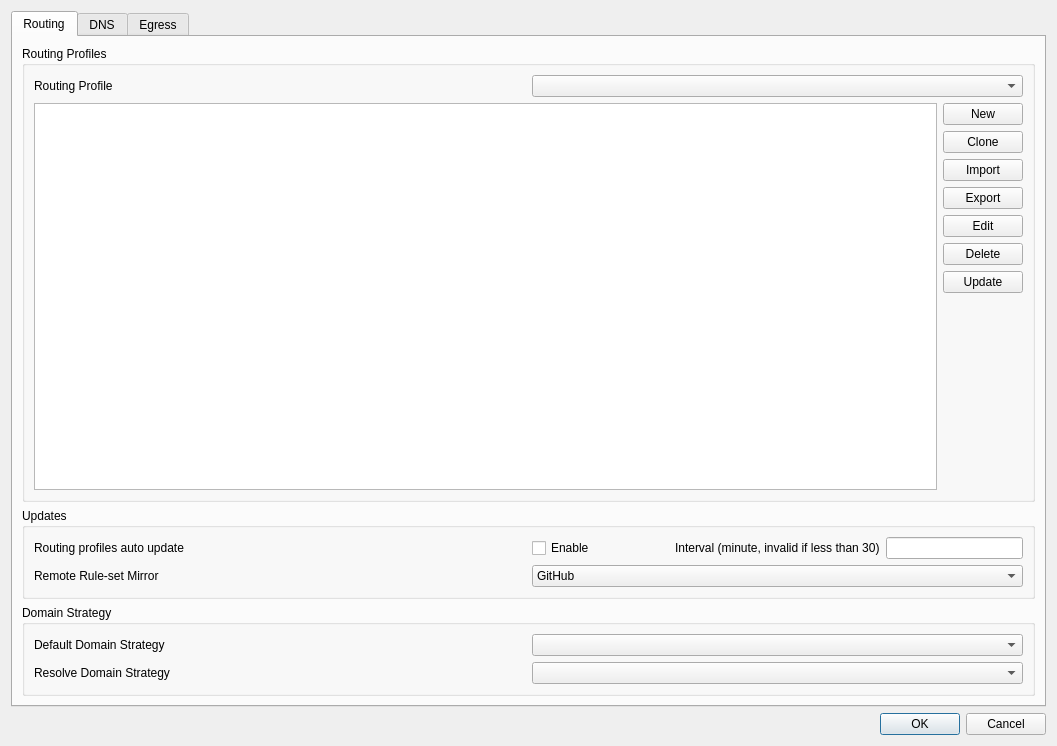
<?xml version="1.0" encoding="UTF-8"?>
<ui version="4.0">
 <class>DialogManageRoutes</class>
 <widget class="QDialog" name="DialogManageRoutes">
  <property name="geometry">
   <rect>
    <x>0</x>
    <y>0</y>
    <width>1057</width>
    <height>600</height>
   </rect>
  </property>
  <property name="windowTitle">
   <string>Routing Settings</string>
  </property>
  <layout class="QVBoxLayout" name="verticalLayout">
   <item>
    <widget class="QTabWidget" name="tabWidget">
     <property name="currentIndex">
      <number>0</number>
     </property>
     <widget class="QWidget" name="tab_routing">
      <attribute name="title">
       <string>Routing</string>
      </attribute>
      <layout class="QVBoxLayout" name="routing_page_layout">
       <item>
        <widget class="QGroupBox" name="route_profiles_box">
         <property name="title">
          <string>Routing Profiles</string>
         </property>
         <layout class="QGridLayout" name="route_profiles_layout">
          <item row="0" column="0">
           <widget class="QLabel" name="route_prof_l">
            <property name="text">
             <string>Routing Profile</string>
            </property>
            <property name="buddy">
             <cstring>route_prof</cstring>
            </property>
           </widget>
          </item>
          <item row="0" column="1">
           <widget class="QComboBox" name="route_prof"/>
          </item>
          <item row="1" column="0" colspan="2">
           <layout class="QHBoxLayout" name="route_profiles_row">
            <item>
             <widget class="QListWidget" name="route_profiles"/>
            </item>
            <item>
             <layout class="QVBoxLayout" name="route_buttons">
              <item>
               <widget class="QPushButton" name="new_route">
                <property name="text">
                 <string>New</string>
                </property>
               </widget>
              </item>
              <item>
               <widget class="QPushButton" name="clone_route">
                <property name="text">
                 <string>Clone</string>
                </property>
               </widget>
              </item>
              <item>
               <widget class="QPushButton" name="import_route">
                <property name="text">
                 <string>Import</string>
                </property>
               </widget>
              </item>
              <item>
               <widget class="QPushButton" name="export_route">
                <property name="text">
                 <string>Export</string>
                </property>
               </widget>
              </item>
              <item>
               <widget class="QPushButton" name="edit_route">
                <property name="text">
                 <string>Edit</string>
                </property>
               </widget>
              </item>
              <item>
               <widget class="QPushButton" name="delete_route">
                <property name="text">
                 <string>Delete</string>
                </property>
               </widget>
              </item>
              <item>
               <widget class="QPushButton" name="update_route">
                <property name="toolTip">
                 <string>Update the selected remote routing profile, or all of them</string>
                </property>
                <property name="text">
                 <string>Update</string>
                </property>
               </widget>
              </item>
              <item>
               <spacer name="route_buttons_spacer">
                <property name="orientation">
                 <enum>Qt::Orientation::Vertical</enum>
                </property>
                <property name="sizeHint" stdset="0">
                 <size>
                  <width>20</width>
                  <height>0</height>
                 </size>
                </property>
               </spacer>
              </item>
             </layout>
            </item>
           </layout>
          </item>
         </layout>
        </widget>
       </item>
       <item>
        <widget class="QGroupBox" name="route_updates_box">
         <property name="uiLevel" stdset="0">
          <string notr="true">advanced</string>
         </property>
         <property name="title">
          <string>Updates</string>
         </property>
         <layout class="QGridLayout" name="route_updates_layout">
          <item row="0" column="0">
           <widget class="QLabel" name="label_route_auto_update">
            <property name="uiLevel" stdset="0">
             <string notr="true">advanced</string>
            </property>
            <property name="sizePolicy">
             <sizepolicy hsizetype="Preferred" vsizetype="Maximum">
              <horstretch>0</horstretch>
              <verstretch>0</verstretch>
             </sizepolicy>
            </property>
            <property name="text">
             <string>Routing profiles auto update</string>
            </property>
           </widget>
          </item>
          <item row="0" column="1">
           <layout class="QHBoxLayout" name="horizontalLayout_route_auto_update">
            <item>
             <widget class="QCheckBox" name="route_auto_update_enable">
              <property name="uiLevel" stdset="0">
               <string notr="true">advanced</string>
              </property>
              <property name="sizePolicy">
               <sizepolicy hsizetype="Minimum" vsizetype="Fixed">
                <horstretch>0</horstretch>
                <verstretch>0</verstretch>
               </sizepolicy>
              </property>
              <property name="text">
               <string>Enable</string>
              </property>
             </widget>
            </item>
            <item>
             <widget class="QLabel" name="label_route_auto_update_interval">
              <property name="uiLevel" stdset="0">
               <string notr="true">advanced</string>
              </property>
              <property name="text">
               <string>Interval (minute, invalid if less than 30)</string>
              </property>
             </widget>
            </item>
            <item>
             <widget class="QLineEdit" name="route_auto_update">
              <property name="uiLevel" stdset="0">
               <string notr="true">advanced</string>
              </property>
              <property name="sizePolicy">
               <sizepolicy hsizetype="Preferred" vsizetype="Fixed">
                <horstretch>0</horstretch>
                <verstretch>0</verstretch>
               </sizepolicy>
              </property>
             </widget>
            </item>
           </layout>
          </item>
          <item row="1" column="0">
           <widget class="QLabel" name="ruleset_mirror_l">
            <property name="uiLevel" stdset="0">
             <string notr="true">advanced</string>
            </property>
            <property name="text">
             <string>Remote Rule-set Mirror</string>
            </property>
            <property name="buddy">
             <cstring>ruleset_mirror</cstring>
            </property>
           </widget>
          </item>
          <item row="1" column="1">
           <widget class="QComboBox" name="ruleset_mirror">
            <property name="uiLevel" stdset="0">
             <string notr="true">advanced</string>
            </property>
            <item>
             <property name="text">
              <string>GitHub</string>
             </property>
            </item>
            <item>
             <property name="text">
              <string>jsDelivr(Cloudflare)</string>
             </property>
            </item>
            <item>
             <property name="text">
              <string>jsDelivr(Gcore)</string>
             </property>
            </item>
            <item>
             <property name="text">
              <string>jsDelivr(Quantil)</string>
             </property>
            </item>
            <item>
             <property name="text">
              <string>jsDelivr(Fastly)</string>
             </property>
            </item>
            <item>
             <property name="text">
              <string>jsDelivr(CDN)</string>
             </property>
            </item>
           </widget>
          </item>
         </layout>
        </widget>
       </item>
       <item>
        <widget class="QGroupBox" name="domain_strategy_box">
         <property name="uiLevel" stdset="0">
          <string notr="true">advanced</string>
         </property>
         <property name="title">
          <string>Domain Strategy</string>
         </property>
         <layout class="QGridLayout" name="domain_strategy_layout">
          <item row="0" column="0">
           <widget class="QLabel" name="label_3">
            <property name="uiLevel" stdset="0">
             <string notr="true">advanced</string>
            </property>
            <property name="toolTip">
             <string>&lt;html&gt;&lt;head/&gt;&lt;body&gt;&lt;p&gt;Used as default strategy when resolving outbound/dns server Domain addresses&lt;/p&gt;&lt;/body&gt;&lt;/html&gt;</string>
            </property>
            <property name="text">
             <string>Default Domain Strategy</string>
            </property>
            <property name="buddy">
             <cstring>default_domain_strategy</cstring>
            </property>
           </widget>
          </item>
          <item row="0" column="1">
           <widget class="QComboBox" name="default_domain_strategy">
            <property name="uiLevel" stdset="0">
             <string notr="true">advanced</string>
            </property>
            <property name="editable">
             <bool>false</bool>
            </property>
           </widget>
          </item>
          <item row="1" column="0">
           <widget class="QLabel" name="label_6">
            <property name="uiLevel" stdset="0">
             <string notr="true">advanced</string>
            </property>
            <property name="toolTip">
             <string>&lt;html&gt;&lt;head/&gt;&lt;body&gt;&lt;p&gt;If not empty, resolves domains in requests according to the strategy&lt;/p&gt;&lt;/body&gt;&lt;/html&gt;</string>
            </property>
            <property name="text">
             <string>Resolve Domain Strategy</string>
            </property>
            <property name="buddy">
             <cstring>domainStrategyCombo</cstring>
            </property>
           </widget>
          </item>
          <item row="1" column="1">
           <widget class="QComboBox" name="domainStrategyCombo">
            <property name="uiLevel" stdset="0">
             <string notr="true">advanced</string>
            </property>
            <property name="editable">
             <bool>false</bool>
            </property>
           </widget>
          </item>
         </layout>
        </widget>
       </item>
      </layout>
     </widget>
     <widget class="QWidget" name="tab_dns">
      <attribute name="title">
       <string>DNS</string>
      </attribute>
      <layout class="QVBoxLayout" name="verticalLayout_4">
       <item>
        <widget class="QGroupBox" name="simple_dns_box">
         <property name="title">
          <string>Servers</string>
         </property>
         <layout class="QGridLayout" name="gridLayout">
          <item row="0" column="0">
           <widget class="QLabel" name="dns_final_out_l">
            <property name="text">
             <string>Default DNS server</string>
            </property>
            <property name="buddy">
             <cstring>dns_final_out</cstring>
            </property>
           </widget>
          </item>
          <item row="0" column="1">
           <layout class="QHBoxLayout" name="horizontalLayout_3">
            <item>
             <widget class="QComboBox" name="dns_final_out">
              <item>
               <property name="text">
                <string notr="true">remote</string>
               </property>
              </item>
              <item>
               <property name="text">
                <string notr="true">direct</string>
               </property>
              </item>
             </widget>
            </item>
            <item>
             <spacer name="dns_final_out_spacer">
              <property name="orientation">
               <enum>Qt::Orientation::Horizontal</enum>
              </property>
              <property name="sizeHint" stdset="0">
               <size>
                <width>40</width>
                <height>20</height>
               </size>
              </property>
             </spacer>
            </item>
           </layout>
          </item>
          <item row="1" column="0" alignment="Qt::AlignmentFlag::AlignTop">
           <widget class="QLabel" name="label_9">
            <property name="toolTip">
             <string>&lt;html&gt;&lt;head/&gt;&lt;body&gt;&lt;p&gt;examples:&lt;br/&gt;tls://8.8.8.8&lt;br/&gt;https://domain/path&lt;/p&gt;&lt;p&gt;tcp://8.8.8.8:1234&lt;/p&gt;&lt;p&gt;dhcp://auto&lt;/p&gt;&lt;p&gt;h3://domain/path&lt;/p&gt;&lt;p&gt;quic://domain:4632&lt;/p&gt;&lt;p&gt;etc&lt;/p&gt;&lt;/body&gt;&lt;/html&gt;</string>
            </property>
            <property name="text">
             <string>Remote DNS</string>
            </property>
            <property name="buddy">
             <cstring>remote_dns</cstring>
            </property>
           </widget>
          </item>
          <item row="1" column="1">
           <layout class="QVBoxLayout" name="remote_dns_layout">
            <item>
             <widget class="DnsServerListEdit" name="remote_dns"/>
            </item>
            <item>
             <widget class="QCheckBox" name="remote_dns_disable_ipv6">
              <property name="uiLevel" stdset="0">
               <string notr="true">advanced</string>
              </property>
              <property name="toolTip">
               <string>Answer AAAA queries sent to this server with an empty result.</string>
              </property>
              <property name="text">
               <string>Disable IPv6</string>
              </property>
             </widget>
            </item>
           </layout>
          </item>
          <item row="2" column="0" alignment="Qt::AlignmentFlag::AlignTop">
           <widget class="QLabel" name="label_8">
            <property name="toolTip">
             <string>This is especially important and it is recommended to use the default value of &quot;localhost&quot;.
If the default value does not work, try changing it to &quot;223.5.5.5&quot;.
For more information, see the document &quot;Configuration/DNS&quot;.</string>
            </property>
            <property name="text">
             <string>Direct DNS</string>
            </property>
            <property name="buddy">
             <cstring>direct_dns</cstring>
            </property>
           </widget>
          </item>
          <item row="2" column="1">
           <layout class="QVBoxLayout" name="direct_dns_layout">
            <item>
             <widget class="DnsServerListEdit" name="direct_dns"/>
            </item>
            <item>
             <widget class="QCheckBox" name="direct_dns_disable_ipv6">
              <property name="uiLevel" stdset="0">
               <string notr="true">advanced</string>
              </property>
              <property name="toolTip">
               <string>Answer AAAA queries sent to this server with an empty result.</string>
              </property>
              <property name="text">
               <string>Disable IPv6</string>
              </property>
             </widget>
            </item>
           </layout>
          </item>
          <item row="3" column="0">
           <widget class="QLabel" name="label_2">
            <property name="uiLevel" stdset="0">
             <string notr="true">advanced</string>
            </property>
            <property name="toolTip">
             <string>&lt;html&gt;&lt;head/&gt;&lt;body&gt;&lt;p&gt;Local DNS can not be used in some configurations, you will have to set an ip here to be used as local dns in such situations&lt;/p&gt;&lt;/body&gt;&lt;/html&gt;</string>
            </property>
            <property name="text">
             <string>Resolver for DNS server names</string>
            </property>
            <property name="buddy">
             <cstring>local_override</cstring>
            </property>
           </widget>
          </item>
          <item row="3" column="1">
           <widget class="QLineEdit" name="local_override">
            <property name="uiLevel" stdset="0">
             <string notr="true">advanced</string>
            </property>
           </widget>
          </item>
         </layout>
        </widget>
       </item>
       <item>
        <widget class="QGroupBox" name="dns_resolution_box">
         <property name="uiLevel" stdset="0">
          <string notr="true">advanced</string>
         </property>
         <property name="title">
          <string>Resolution</string>
         </property>
         <layout class="QGridLayout" name="dns_resolution_layout">
          <item row="0" column="0">
           <widget class="QCheckBox" name="enable_dns_routing">
            <property name="uiLevel" stdset="0">
             <string notr="true">advanced</string>
            </property>
            <property name="toolTip">
             <string>&lt;html&gt;&lt;head/&gt;&lt;body&gt;&lt;p&gt;When enabled, domains destined for direct outbound will also be resolved using direct dns&lt;/p&gt;&lt;/body&gt;&lt;/html&gt;</string>
            </property>
            <property name="text">
             <string>Enable DNS Routing</string>
            </property>
           </widget>
          </item>
          <item row="1" column="0">
           <widget class="QCheckBox" name="respect_hosts">
            <property name="uiLevel" stdset="0">
             <string notr="true">advanced</string>
            </property>
            <property name="toolTip">
             <string>&lt;html&gt;&lt;head/&gt;&lt;body&gt;&lt;p&gt;Answer A/AAAA queries from the system hosts file before consulting any DNS server. Only domains actually listed in the file are affected.&lt;/p&gt;&lt;/body&gt;&lt;/html&gt;</string>
            </property>
            <property name="text">
             <string>Respect Hosts File</string>
            </property>
           </widget>
          </item>
          <item row="2" column="0">
           <layout class="QHBoxLayout" name="horizontalLayout_6">
            <item>
             <widget class="QCheckBox" name="enable_fakeip">
              <property name="uiLevel" stdset="0">
               <string notr="true">advanced</string>
              </property>
              <property name="text">
               <string>Enable FakeIP</string>
              </property>
             </widget>
            </item>
            <item>
             <widget class="QCheckBox" name="fakeip_disable_ipv6">
              <property name="uiLevel" stdset="0">
               <string notr="true">advanced</string>
              </property>
              <property name="toolTip">
               <string>Hand out no fake IPv6 addresses; AAAA queries are answered empty.</string>
              </property>
              <property name="text">
               <string>FakeIP Disable IPv6</string>
              </property>
             </widget>
            </item>
            <item>
             <spacer name="fakeip_spacer">
              <property name="orientation">
               <enum>Qt::Orientation::Horizontal</enum>
              </property>
              <property name="sizeHint" stdset="0">
               <size>
                <width>40</width>
                <height>20</height>
               </size>
              </property>
             </spacer>
            </item>
           </layout>
          </item>
          <item row="3" column="0" alignment="Qt::AlignmentFlag::AlignLeft">
           <widget class="QPushButton" name="predefined_dns">
            <property name="uiLevel" stdset="0">
             <string notr="true">advanced</string>
            </property>
            <property name="sizePolicy">
             <sizepolicy hsizetype="Maximum" vsizetype="Fixed">
              <horstretch>0</horstretch>
              <verstretch>0</verstretch>
             </sizepolicy>
            </property>
            <property name="text">
             <string>Predefined Answers</string>
            </property>
           </widget>
          </item>
         </layout>
        </widget>
       </item>
       <item>
        <widget class="QGroupBox" name="groupBox">
         <property name="uiLevel" stdset="0">
          <string notr="true">advanced</string>
         </property>
         <property name="sizePolicy">
          <sizepolicy hsizetype="Preferred" vsizetype="Maximum">
           <horstretch>0</horstretch>
           <verstretch>0</verstretch>
          </sizepolicy>
         </property>
         <property name="title">
          <string>Advanced</string>
         </property>
         <layout class="QVBoxLayout" name="verticalLayout_5">
          <item>
           <widget class="QPushButton" name="dns_advanced">
            <property name="sizePolicy">
             <sizepolicy hsizetype="Expanding" vsizetype="Fixed">
              <horstretch>0</horstretch>
              <verstretch>0</verstretch>
             </sizepolicy>
            </property>
            <property name="toolTip">
             <string>&lt;html&gt;&lt;head/&gt;&lt;body&gt;&lt;p&gt;Cache behaviour, optimistic cache and query timeout.&lt;/p&gt;&lt;/body&gt;&lt;/html&gt;</string>
            </property>
            <property name="text">
             <string>Advanced Settings</string>
            </property>
           </widget>
          </item>
          <item>
           <layout class="QHBoxLayout" name="horizontalLayout_4">
            <item>
             <widget class="QCheckBox" name="use_dns_object">
              <property name="text">
               <string>Use Custom DNS Object</string>
              </property>
             </widget>
            </item>
            <item>
             <widget class="QPushButton" name="dns_object_edit">
              <property name="sizePolicy">
               <sizepolicy hsizetype="Expanding" vsizetype="Fixed">
                <horstretch>0</horstretch>
                <verstretch>0</verstretch>
               </sizepolicy>
              </property>
              <property name="text">
               <string>Edit DNS Object</string>
              </property>
             </widget>
            </item>
           </layout>
          </item>
         </layout>
        </widget>
       </item>
       <item>
        <spacer name="dns_bottom_spacer">
         <property name="orientation">
          <enum>Qt::Vertical</enum>
         </property>
         <property name="sizeHint" stdset="0">
          <size>
           <width>20</width>
           <height>0</height>
          </size>
         </property>
        </spacer>
       </item>
      </layout>
     </widget>
     <widget class="QWidget" name="tab_egress">
      <attribute name="title">
       <string>Egress</string>
      </attribute>
      <layout class="QVBoxLayout" name="egress_page_layout">
       <item>
        <widget class="QGroupBox" name="egress_box">
         <property name="title">
          <string>Exit through</string>
         </property>
         <layout class="QGridLayout" name="egress_box_layout">
          <item row="0" column="0">
           <layout class="QVBoxLayout" name="exit_server_option">
            <property name="spacing">
             <number>2</number>
            </property>
            <item>
             <widget class="QRadioButton" name="exit_server">
              <property name="text">
               <string>Selected server</string>
              </property>
             </widget>
            </item>
            <item>
             <widget class="QLabel" name="exit_server_hint">
              <property name="text">
               <string>Traffic leaves through the server you started.</string>
              </property>
              <property name="wordWrap">
               <bool>true</bool>
              </property>
              <property name="colorRole" stdset="0">
               <string notr="true">muted</string>
              </property>
             </widget>
            </item>
           </layout>
          </item>
          <item row="1" column="0">
           <layout class="QVBoxLayout" name="enable_warp_option">
            <property name="spacing">
             <number>2</number>
            </property>
            <item>
             <widget class="QRadioButton" name="enable_warp">
              <property name="toolTip">
               <string>&lt;html&gt;&lt;head/&gt;&lt;body&gt;&lt;p&gt;Enables the following config to be used as egress, useful for bypassing services restrciting non-warp VPNs&lt;/p&gt;&lt;/body&gt;&lt;/html&gt;</string>
              </property>
              <property name="text">
               <string notr="true">Cloudflare WARP</string>
              </property>
             </widget>
            </item>
            <item>
             <widget class="QLabel" name="enable_warp_hint">
              <property name="text">
               <string>WARP runs over the selected server.</string>
              </property>
              <property name="wordWrap">
               <bool>true</bool>
              </property>
              <property name="colorRole" stdset="0">
               <string notr="true">muted</string>
              </property>
             </widget>
            </item>
           </layout>
          </item>
          <item row="2" column="0">
           <layout class="QVBoxLayout" name="enable_tor_option">
            <property name="spacing">
             <number>2</number>
            </property>
            <item>
             <widget class="QRadioButton" name="enable_tor">
              <property name="toolTip">
               <string>Sends proxied traffic out through Tor, over the selected server. TCP only.</string>
              </property>
              <property name="text">
               <string notr="true">Tor</string>
              </property>
             </widget>
            </item>
            <item>
             <widget class="QLabel" name="tor_status">
              <property name="wordWrap">
               <bool>true</bool>
              </property>
              <property name="colorRole" stdset="0">
               <string notr="true">muted</string>
              </property>
             </widget>
            </item>
           </layout>
          </item>
         </layout>
        </widget>
       </item>
       <item>
        <widget class="QGroupBox" name="warp_box">
         <property name="title">
          <string notr="true">WARP</string>
         </property>
         <layout class="QGridLayout" name="warp_box_layout">
          <item row="0" column="0">
           <widget class="QLabel" name="warp_mode_l">
            <property name="toolTip">
             <string>WireGuard runs over UDP. AmneziaWG adds WARP-compatible junk and camouflage packets. MASQUE tunnels over HTTP/3 or HTTP/2.</string>
            </property>
            <property name="text">
             <string>Mode</string>
            </property>
            <property name="buddy">
             <cstring>warp_mode</cstring>
            </property>
           </widget>
          </item>
          <item row="0" column="1">
           <widget class="QComboBox" name="warp_mode">
            <property name="toolTip">
             <string>WireGuard runs over UDP. AmneziaWG adds WARP-compatible junk and camouflage packets. MASQUE tunnels over HTTP/3 or HTTP/2.</string>
            </property>
            <item>
             <property name="text">
              <string notr="true">WireGuard</string>
             </property>
            </item>
            <item>
             <property name="text">
              <string notr="true">MASQUE</string>
             </property>
            </item>
            <item>
             <property name="text">
              <string notr="true">AmneziaWG</string>
             </property>
            </item>
           </widget>
          </item>
          <item row="1" column="0" colspan="2">
           <widget class="QGroupBox" name="warp_wg_box">
            <property name="uiLevel" stdset="0">
             <string notr="true">advanced</string>
            </property>
            <property name="title">
             <string notr="true">WireGuard</string>
            </property>
            <layout class="QFormLayout" name="warp_wg_form">
             <item row="0" column="0">
              <widget class="QLabel" name="label_7">
               <property name="text">
                <string>Endpoint</string>
               </property>
               <property name="buddy">
                <cstring>warp_ep</cstring>
               </property>
              </widget>
             </item>
             <item row="0" column="1">
              <widget class="QLineEdit" name="warp_ep"/>
             </item>
             <item row="1" column="0">
              <widget class="QLabel" name="label_4">
               <property name="text">
                <string>Private Key</string>
               </property>
               <property name="buddy">
                <cstring>warp_private_key</cstring>
               </property>
              </widget>
             </item>
             <item row="1" column="1">
              <widget class="QLineEdit" name="warp_private_key"/>
             </item>
             <item row="2" column="0">
              <widget class="QLabel" name="label_5">
               <property name="text">
                <string>Public Key</string>
               </property>
               <property name="buddy">
                <cstring>warp_public_key</cstring>
               </property>
              </widget>
             </item>
             <item row="2" column="1">
              <widget class="QLineEdit" name="warp_public_key"/>
             </item>
             <item row="3" column="0">
              <widget class="QLabel" name="label_12">
               <property name="text">
                <string>Interface Addresses</string>
               </property>
               <property name="buddy">
                <cstring>warp_ifc_addrs</cstring>
               </property>
              </widget>
             </item>
             <item row="3" column="1">
              <widget class="QLineEdit" name="warp_ifc_addrs"/>
             </item>
             <item row="4" column="0">
              <widget class="QLabel" name="label">
               <property name="text">
                <string>Reserved</string>
               </property>
               <property name="buddy">
                <cstring>warp_reserved</cstring>
               </property>
              </widget>
             </item>
             <item row="4" column="1">
              <widget class="QLineEdit" name="warp_reserved"/>
             </item>
            </layout>
           </widget>
          </item>
          <item row="2" column="0" colspan="2">
           <widget class="QGroupBox" name="warp_masque_box">
            <property name="uiLevel" stdset="0">
             <string notr="true">advanced</string>
            </property>
            <property name="title">
             <string notr="true">MASQUE</string>
            </property>
            <layout class="QFormLayout" name="warp_masque_form">
             <item row="0" column="0">
              <widget class="QLabel" name="warp_masque_ep_l">
               <property name="text">
                <string>Endpoint</string>
               </property>
               <property name="buddy">
                <cstring>warp_masque_ep</cstring>
               </property>
              </widget>
             </item>
             <item row="0" column="1">
              <widget class="QLineEdit" name="warp_masque_ep"/>
             </item>
             <item row="1" column="0">
              <widget class="QLabel" name="warp_masque_private_key_l">
               <property name="text">
                <string>Private Key</string>
               </property>
               <property name="buddy">
                <cstring>warp_masque_private_key</cstring>
               </property>
              </widget>
             </item>
             <item row="1" column="1">
              <widget class="QLineEdit" name="warp_masque_private_key"/>
             </item>
             <item row="2" column="0">
              <widget class="QLabel" name="warp_masque_peer_public_key_l">
               <property name="toolTip">
                <string>Base64 DER of the server's public key. When set, it pins the server certificate.</string>
               </property>
               <property name="text">
                <string>Peer Public Key</string>
               </property>
               <property name="buddy">
                <cstring>warp_masque_peer_public_key</cstring>
               </property>
              </widget>
             </item>
             <item row="2" column="1">
              <widget class="QLineEdit" name="warp_masque_peer_public_key"/>
             </item>
             <item row="3" column="0">
              <widget class="QLabel" name="warp_masque_ifc_addrs_l">
               <property name="text">
                <string>Interface Addresses</string>
               </property>
               <property name="buddy">
                <cstring>warp_masque_ifc_addrs</cstring>
               </property>
              </widget>
             </item>
             <item row="3" column="1">
              <widget class="QLineEdit" name="warp_masque_ifc_addrs"/>
             </item>
             <item row="4" column="0">
              <widget class="QLabel" name="warp_masque_sni_l">
               <property name="text">
                <string notr="true">SNI</string>
               </property>
               <property name="buddy">
                <cstring>warp_masque_sni</cstring>
               </property>
              </widget>
             </item>
             <item row="4" column="1">
              <widget class="QLineEdit" name="warp_masque_sni"/>
             </item>
             <item row="5" column="0">
              <widget class="QLabel" name="warp_masque_http_mode_l">
               <property name="toolTip">
                <string>HTTP/3 runs over UDP; HTTP/2 runs over TLS on TCP and works where UDP is blocked.</string>
               </property>
               <property name="text">
                <string>HTTP Version</string>
               </property>
               <property name="buddy">
                <cstring>warp_masque_http_mode</cstring>
               </property>
              </widget>
             </item>
             <item row="5" column="1">
              <widget class="QComboBox" name="warp_masque_http_mode">
               <property name="toolTip">
                <string>HTTP/3 runs over UDP; HTTP/2 runs over TLS on TCP and works where UDP is blocked.</string>
               </property>
               <item>
                <property name="text">
                 <string>HTTP/3 (fallback to HTTP/2)</string>
                </property>
               </item>
               <item>
                <property name="text">
                 <string>HTTP/3 only</string>
                </property>
               </item>
               <item>
                <property name="text">
                 <string notr="true">HTTP/2</string>
                </property>
               </item>
              </widget>
             </item>
            </layout>
           </widget>
          </item>
          <item row="3" column="0" colspan="2">
           <layout class="QHBoxLayout" name="warp_autogen_row">
            <item>
             <widget class="QPushButton" name="warp_autogen">
              <property name="toolTip">
               <string>&lt;html&gt;&lt;head/&gt;&lt;body&gt;&lt;p&gt;Gets a new config from cloudflare API&lt;/p&gt;&lt;/body&gt;&lt;/html&gt;</string>
              </property>
              <property name="text">
               <string>Generate Warp Config</string>
              </property>
             </widget>
            </item>
            <item>
             <widget class="QPushButton" name="warp_api_hosts_btn">
              <property name="uiLevel" stdset="0">
               <string notr="true">advanced</string>
              </property>
              <property name="toolTip">
               <string>Cloudflare API domains to try, in order, when generating a WARP config</string>
              </property>
              <property name="text">
               <string>Registration Domains…</string>
              </property>
             </widget>
            </item>
            <item>
             <widget class="QPushButton" name="warp_advanced_btn">
              <property name="uiLevel" stdset="0">
               <string notr="true">advanced</string>
              </property>
              <property name="toolTip">
               <string>TLS fragmentation for WARP registration</string>
              </property>
              <property name="text">
               <string>Advanced…</string>
              </property>
             </widget>
            </item>
            <item>
             <spacer name="warp_autogen_spacer">
              <property name="orientation">
               <enum>Qt::Horizontal</enum>
              </property>
              <property name="sizeHint" stdset="0">
               <size>
                <width>40</width>
                <height>20</height>
               </size>
              </property>
             </spacer>
            </item>
           </layout>
          </item>
         </layout>
        </widget>
       </item>
       <item>
        <spacer name="warp_bottom_spacer">
         <property name="orientation">
          <enum>Qt::Vertical</enum>
         </property>
         <property name="sizeHint" stdset="0">
          <size>
           <width>20</width>
           <height>40</height>
          </size>
         </property>
        </spacer>
       </item>
      </layout>
     </widget>
    </widget>
   </item>
   <item>
    <layout class="QHBoxLayout" name="horizontalLayout">
     <item>
      <widget class="QDialogButtonBox" name="buttonBox">
       <property name="sizePolicy">
        <sizepolicy hsizetype="Preferred" vsizetype="Preferred">
         <horstretch>0</horstretch>
         <verstretch>0</verstretch>
        </sizepolicy>
       </property>
       <property name="standardButtons">
        <set>QDialogButtonBox::StandardButton::Cancel|QDialogButtonBox::StandardButton::Ok</set>
       </property>
      </widget>
     </item>
    </layout>
   </item>
  </layout>
 </widget>
 <customwidgets>
  <customwidget>
   <class>DnsServerListEdit</class>
   <extends>QWidget</extends>
   <header>include/ui/widget/DnsServerListEdit.h</header>
  </customwidget>
 </customwidgets>
 <resources/>
 <connections>
  <connection>
   <sender>buttonBox</sender>
   <signal>rejected()</signal>
   <receiver>DialogManageRoutes</receiver>
   <slot>reject()</slot>
   <hints>
    <hint type="sourcelabel">
     <x>399</x>
     <y>574</y>
    </hint>
    <hint type="destinationlabel">
     <x>399</x>
     <y>299</y>
    </hint>
   </hints>
  </connection>
  <connection>
   <sender>buttonBox</sender>
   <signal>accepted()</signal>
   <receiver>DialogManageRoutes</receiver>
   <slot>accept()</slot>
   <hints>
    <hint type="sourcelabel">
     <x>399</x>
     <y>574</y>
    </hint>
    <hint type="destinationlabel">
     <x>399</x>
     <y>299</y>
    </hint>
   </hints>
  </connection>
 </connections>
</ui>
